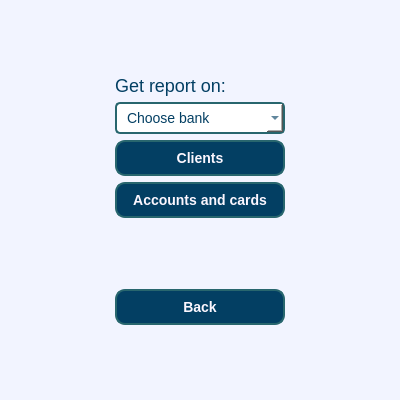
<?xml version="1.0" encoding="UTF-8"?>
<ui version="4.0">
 <class>reports</class>
 <widget class="QWidget" name="reports">
  <property name="geometry">
   <rect>
    <x>0</x>
    <y>0</y>
    <width>400</width>
    <height>400</height>
   </rect>
  </property>
  <property name="windowTitle">
   <string>reports</string>
  </property>
  <property name="styleSheet">
   <string notr="true">QWidget {
    background-color: rgb(242, 244, 255); /* Светлый фон */
}
QComboBox {
    background-color: rgb(255, 255, 255); /* Белый фон для комбобокса */
    border: 2px solid rgb(40, 102, 110); /* Бирюзовая обводка */
    border-radius: 5px; /* Закругленные углы */
    padding: 5px 10px; /* Отступы */
    font-size: 14px; /* Размер шрифта */
    color: rgb(3, 63, 99); /* Цвет текста */
}

QComboBox QAbstractItemView {
    border: 2px solid rgb(40, 102, 110); /* Рамка для выпадающего списка */
    background-color: rgb(255, 255, 255); /* Белый фон */
    color: rgb(3, 63, 99); /* Цвет текста */
}
QLabel {
    color: rgb(3, 63, 99); /* Темный синий цвет текста */
    font-size: 18px; /* Размер шрифта */
	border-bottom: 0
}
QMessageBox {
    background-color: rgb(242, 244, 255); /* Светлый фон */
    color: rgb(3, 63, 99); /* Темно-синий цвет текста для контраста */
    border: 2px solid rgb(40, 102, 110); /* Бирюзовая обводка */
    border-radius: 8px; /* Закругленные углы */
}

QMessageBox QLabel {
    color: rgb(3, 63, 99); /* Темный цвет текста */
    font-size: 14px; /* Размер шрифта */
}
QMessageBox QPushButton {
    background-color: rgb(3, 63, 99); /* Синий фон кнопки */
    color: rgb(252, 247, 255); /* Белый цвет текста */
    border: none;
    border-radius: 5px;
    padding: 6px 12px; /* Отступы для приятного вида */
}
QMessageBox QPushButton:hover {
    background-color: rgb(40, 102, 110); /* Цвет при наведении */
}
QInputDialog {
    background-color: rgb(242, 244, 255); /* Светлый фон */
    color: rgb(3, 63, 99); /* Темно-синий цвет текста */
    border: 2px solid rgb(40, 102, 110); /* Бирюзовая обводка */
    border-radius: 8px; /* Закругленные углы */
}

QInputDialog QLabel {
    color: rgb(3, 63, 99); /* Темный синий цвет текста */
    font-size: 14px; /* Размер шрифта */
}

QInputDialog QLineEdit {
    background-color: rgb(252, 247, 255); /* Светлый фон поля ввода */
    color: rgb(3, 63, 99); /* Темный текст */
    border: 1px solid rgb(124, 152, 133); /* Граница поля ввода */
    border-radius: 5px; /* Закругленные углы поля ввода */
    padding: 4px; /* Внутренние отступы */
}

QInputDialog QPushButton {
    background-color: rgb(3, 63, 99); /* Синий фон кнопки */
    color: rgb(252, 247, 255); /* Белый цвет текста */
    border: none;
    border-radius: 5px;
    padding: 6px 12px; /* Отступы для приятного вида */
}

QInputDialog QPushButton:hover {
    background-color: rgb(40, 102, 110); /* Цвет при наведении */
}
QPushButton {
    background-color: rgb(3, 63, 99); /* Тёмно-синий основной цвет */
    color: rgb(252, 247, 255); /* Белый цвет текста */
    border: 2px solid rgb(40, 102, 110); /* Бирюзовая обводка */
    border-radius: 10px; /* Закруглённые края */
    padding: 8px 16px; /* Отступы для приятного вида */
    font-size: 14px; /* Размер шрифта */
    font-weight: bold; /* Жирный текст */
}
QPushButton:hover {
    background-color: rgb(40, 102, 110); /* Цвет кнопки при наведении */
    color: rgb(218, 223, 247); /* Голубой текст при наведении */
}
QPushButton:pressed {
    background-color: rgb(124, 152, 133); /* Цвет при нажатии */
}
QScrollArea {
    background-color: rgb(242, 244, 255); /* Светлый фон */
    border: 1px solid rgb(169, 211, 255); /* Тонкая граница */
    border-radius: 5px; /* Закругленные углы */
}
QScrollBar:vertical {
    background-color: rgb(242, 244, 255); /* Цвет фона скроллбара */
    width: 10px; /* Ширина скроллбара */
}
QScrollBar::handle:vertical {
    background-color: rgb(3, 63, 99); /* Основной цвет ползунка */
    border-radius: 5px;
    min-height: 20px; /* Минимальная высота ползунка */
}
QScrollBar::add-line:vertical, QScrollBar::sub-line:vertical {
    background: none; /* Без линий сверху и снизу */
    height: 0px;
}
</string>
  </property>
  <layout class="QGridLayout" name="gridLayout">
   <item row="7" column="1">
    <spacer name="verticalSpacer_3">
     <property name="orientation">
      <enum>Qt::Orientation::Vertical</enum>
     </property>
     <property name="sizeHint" stdset="0">
      <size>
       <width>20</width>
       <height>40</height>
      </size>
     </property>
    </spacer>
   </item>
   <item row="3" column="2">
    <spacer name="horizontalSpacer_2">
     <property name="orientation">
      <enum>Qt::Orientation::Horizontal</enum>
     </property>
     <property name="sizeHint" stdset="0">
      <size>
       <width>40</width>
       <height>20</height>
      </size>
     </property>
    </spacer>
   </item>
   <item row="3" column="0">
    <spacer name="horizontalSpacer">
     <property name="orientation">
      <enum>Qt::Orientation::Horizontal</enum>
     </property>
     <property name="sizeHint" stdset="0">
      <size>
       <width>40</width>
       <height>20</height>
      </size>
     </property>
    </spacer>
   </item>
   <item row="4" column="1">
    <widget class="QPushButton" name="pushButton_open_accounts_and_cards_report">
     <property name="sizePolicy">
      <sizepolicy hsizetype="MinimumExpanding" vsizetype="Preferred">
       <horstretch>0</horstretch>
       <verstretch>0</verstretch>
      </sizepolicy>
     </property>
     <property name="text">
      <string>Accounts and cards</string>
     </property>
    </widget>
   </item>
   <item row="5" column="1">
    <spacer name="verticalSpacer">
     <property name="orientation">
      <enum>Qt::Orientation::Vertical</enum>
     </property>
     <property name="sizeHint" stdset="0">
      <size>
       <width>20</width>
       <height>40</height>
      </size>
     </property>
    </spacer>
   </item>
   <item row="1" column="1">
    <widget class="QLabel" name="label">
     <property name="text">
      <string>Get report on:</string>
     </property>
    </widget>
   </item>
   <item row="0" column="1">
    <spacer name="verticalSpacer_2">
     <property name="orientation">
      <enum>Qt::Orientation::Vertical</enum>
     </property>
     <property name="sizeHint" stdset="0">
      <size>
       <width>20</width>
       <height>40</height>
      </size>
     </property>
    </spacer>
   </item>
   <item row="6" column="1">
    <widget class="QPushButton" name="back_button">
     <property name="text">
      <string>Back</string>
     </property>
    </widget>
   </item>
   <item row="3" column="1">
    <widget class="QPushButton" name="pushButton_open_clients_report">
     <property name="sizePolicy">
      <sizepolicy hsizetype="MinimumExpanding" vsizetype="Preferred">
       <horstretch>0</horstretch>
       <verstretch>0</verstretch>
      </sizepolicy>
     </property>
     <property name="text">
      <string>Clients</string>
     </property>
    </widget>
   </item>
   <item row="2" column="1">
    <widget class="QComboBox" name="bankComboBox">
     <property name="placeholderText">
      <string>Choose bank</string>
     </property>
    </widget>
   </item>
  </layout>
 </widget>
 <resources/>
 <connections/>
</ui>
